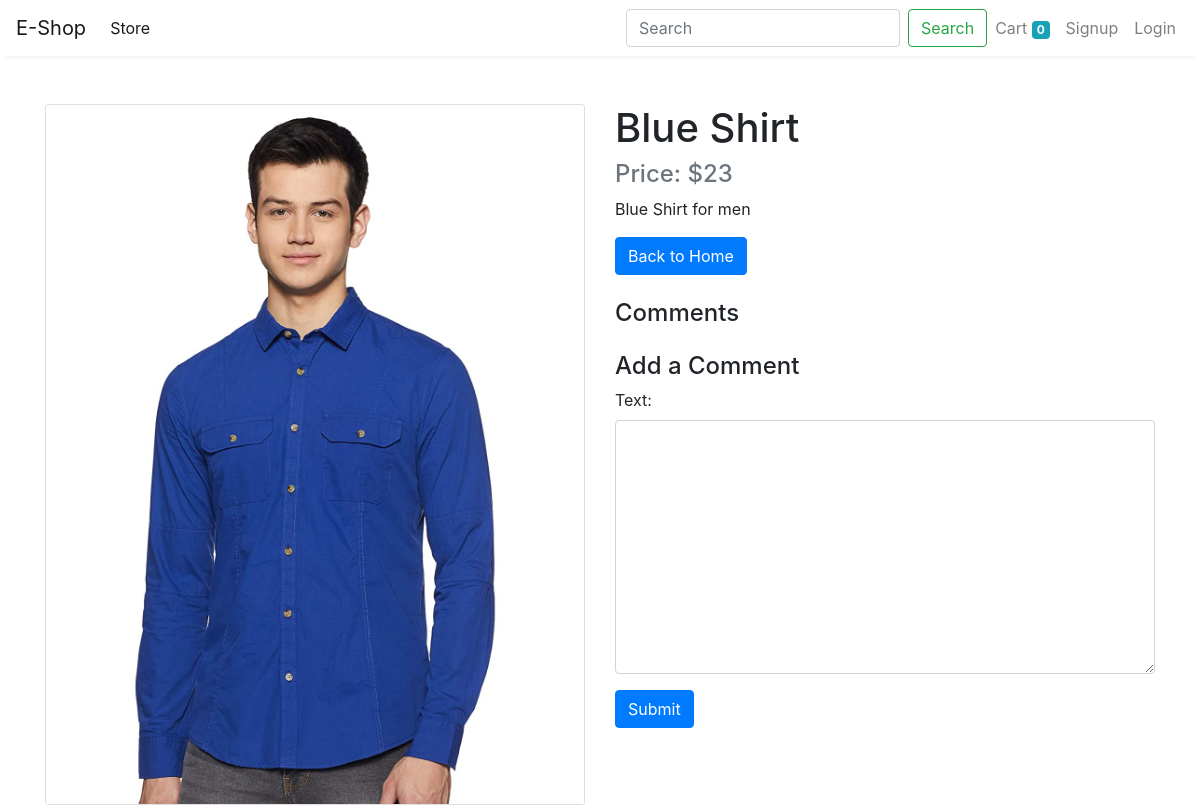
Page /product/3/ on the committed database.
### store/models/product.py (models this page shows, shortened)
class Product(models.Model):
    name = models.CharField(max_length=50)
    price = models.IntegerField(default=0)
    category = models.ForeignKey(Category, on_delete=models.CASCADE, default=1)
    description = models.CharField(max_length=200, default='', null=True, blank=True)
    image = models.ImageField(upload_to='uploads/products/')

### store/views/product.py (the view)
# urls.py: path('product/<int:product_id>/', product.product_detail, name='product_detail'),
def product_detail(request, product_id):
    product = get_object_or_404(Product, id=product_id)
    comments = product.comments.all()
    form = CommentForm()
    return render(request, 'product_detail.html', {'product': product, 'comments': comments, 'form': form})

### store/forms.py
class CommentForm(forms.ModelForm):
    class Meta:
        model = Comment
        fields = ['text']

### store/templatetags/form_tags.py (called while the page is built)
@register.filter(name='add_class')
def add_class(field, css_class):
    return field.as_widget(attrs={"class": css_class})

### store/templates/product_detail.html (shortened to what this page needs)
{% extends 'base.html' %}
{% load form_tags %}
{% block content %}
<div class="container mt-5">
    <div class="row">
        <div class="col-md-6">
            <div class="card">
                <img src="{{ product.image.url }}" class="card-img-top" alt="{{ product.name }}">
            </div>
        </div>
        <div class="col-md-6">
            <h1>{{ product.name }}</h1>
            <p class="h4 text-muted">Price: ${{ product.price }}</p>
            <p>{{ product.description }}</p>
            <a href="{% url 'home' %}" class="btn btn-primary">Back to Home</a>
            <div class="mt-4">
                <h4>Comments</h4>
            </div>
            <div class="mt-4">
                <h4>Add a Comment</h4>
                <form method="post" action="{% url 'add_comment' product.id %}">
                    <div class="form-group">
                        {{ form.text.label_tag }}
                        {{ form.text|add_class:"form-control" }}
                    </div>
                    <button type="submit" class="btn btn-primary">Submit</button>
                </form>
            </div>
        </div>
    </div>
</div>
{% endblock %}

### rows in the picture
Product: image (picture), name "Blue Shirt", price "23", description "Blue Shirt for men"

### other values in the picture
{{ request.session.cart.keys|length }} "0"
